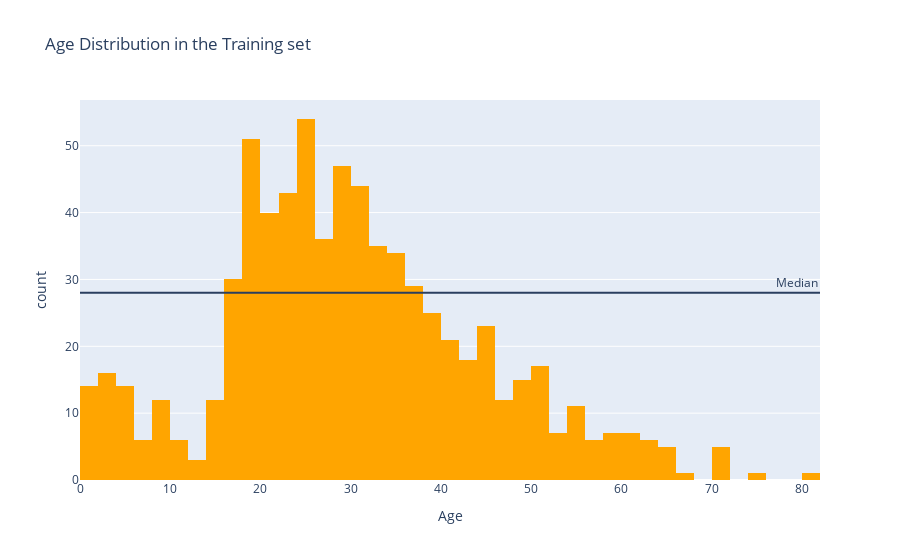
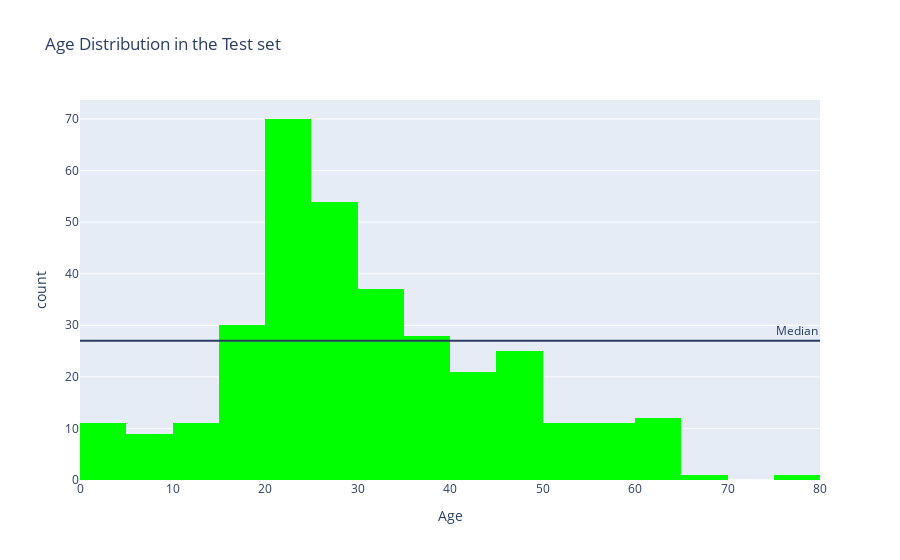

The notebook cell these images were saved under, in order:
### Markdown cell above
### Check the values distribution of the passangers age

### Code cell
# Display the histogram for the training set
fig = px.histogram(datasets[0], x="Age",color_discrete_sequence=["orange"],title="Age Distribution in the Training set")
fig.add_hline(y=datasets[0]["Age"].median(), annotation_text="Median")
fig.show()

# Display the histogram for the test set
fig = px.histogram(datasets[1], x="Age",color_discrete_sequence=["lime"],title="Age Distribution in the Test set")
fig.add_hline(y=datasets[1]["Age"].median(), annotation_text="Median")
fig.show()

### Figure 1 — Plotly figure (JSON) as saved in the notebook; plotly's stock layout.template omitted (floating-point values rounded to 4 significant figures; data arrays with more than 128 entries replaced by an {"elided": "..."} marker saying what was removed)
{"data": [{"alignmentgroup": "True", "bingroup": "x", "hovertemplate": "Age=%{x}<br>count=%{y}<extra></extra>", "legendgroup": "", "marker": {"color": "orange", "pattern": {"shape": ""}}, "name": "", "offsetgroup": "", "orientation": "v", "showlegend": false, "type": "histogram", "x": {"elided": "891 float values"}, "xaxis": "x", "yaxis": "y"}], "layout": {"annotations": [{"showarrow": false, "text": "Median", "x": 1, "xanchor": "right", "xref": "x domain", "y": 28, "yanchor": "bottom", "yref": "y"}], "barmode": "relative", "legend": {"tracegroupgap": 0}, "shapes": [{"type": "line", "x0": 0, "x1": 1, "xref": "x domain", "y0": 28, "y1": 28, "yref": "y"}], "title": {"text": "Age Distribution in the Training set"}, "xaxis": {"anchor": "y", "domain": [0, 1], "title": {"text": "Age"}}, "yaxis": {"anchor": "x", "domain": [0, 1], "title": {"text": "count"}}}}

### Figure 2 — Plotly figure (JSON) as saved in the notebook; plotly's stock layout.template omitted (floating-point values rounded to 4 significant figures; data arrays with more than 128 entries replaced by an {"elided": "..."} marker saying what was removed)
{"data": [{"alignmentgroup": "True", "bingroup": "x", "hovertemplate": "Age=%{x}<br>count=%{y}<extra></extra>", "legendgroup": "", "marker": {"color": "lime", "pattern": {"shape": ""}}, "name": "", "offsetgroup": "", "orientation": "v", "showlegend": false, "type": "histogram", "x": {"elided": "418 float values"}, "xaxis": "x", "yaxis": "y"}], "layout": {"annotations": [{"showarrow": false, "text": "Median", "x": 1, "xanchor": "right", "xref": "x domain", "y": 27, "yanchor": "bottom", "yref": "y"}], "barmode": "relative", "legend": {"tracegroupgap": 0}, "shapes": [{"type": "line", "x0": 0, "x1": 1, "xref": "x domain", "y0": 27, "y1": 27, "yref": "y"}], "title": {"text": "Age Distribution in the Test set"}, "xaxis": {"anchor": "y", "domain": [0, 1], "title": {"text": "Age"}}, "yaxis": {"anchor": "x", "domain": [0, 1], "title": {"text": "count"}}}}
